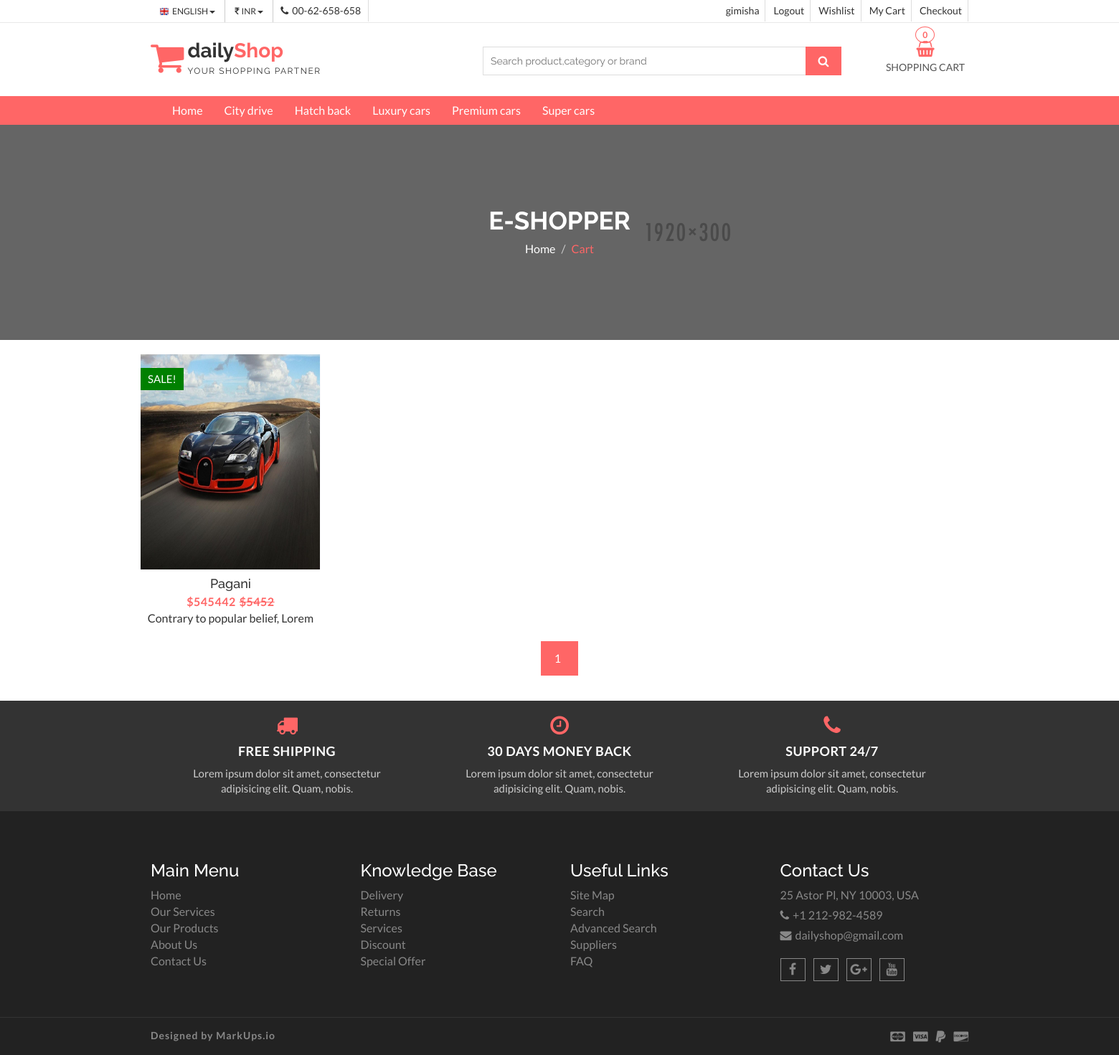
Page /city-drive/ (signed in) on the committed database.
### shop/models.py (models this page shows, shortened)
class categ(models.Model):
    name = models.CharField(max_length=250, unique=True)
    slug = models.SlugField(max_length=250, unique=True)
    class Meta:
        ordering = ('name',)
        verbose_name = 'category'
        verbose_name_plural = 'categories'
    def get_url(self):
        return reverse('prod_cat', args=[self.slug])

class product(models.Model):
    name = models.CharField(max_length=150, unique=True)
    slug = models.SlugField(max_length=150, unique=True)
    img = models.ImageField(upload_to='products')
    desc = models.TextField()
    stock = models.IntegerField()
    available = models.BooleanField()
    price = models.IntegerField()
    old_price = models.IntegerField()
    category = models.ForeignKey(categ, on_delete=models.CASCADE)
    def get_url(self):
        return reverse('details', args=[self.category.slug, self.slug])

### shop/views.py (the view)
# urls.py: 2. Add a URL to urlpatterns:  path('', views.home, name='home')
def home(request, c_slug=None):
    c_page = None
    prodt = None
    if c_slug is not None:
        c_page = get_object_or_404(categ, slug=c_slug)
        prodt = product.objects.filter(category=c_page, available=True)
    else:
        prodt = product.objects.all().filter(available=True)
    cat = categ.objects.all()
    paginator = Paginator(prodt, 12)
    try:
        page = int(request.GET.get('page', '1'))
    except:
        page = 1
    try:
        pro = paginator.page(page)
    except(EmptyPage, InvalidPage):
        pro = paginator.page(paginator.num_pages)
    return render(request, 'index.html', {'pr': prodt, 'ct': cat, 'pg': pro})

### cart/context_processor.py (called while the page is built)
def count(request):
    item_count = 0
    if 'admin' in request.path:
        return {}
    else:
        try:
            ct = cartlist.objects.filter(cart_id=c_id(request))
            cti = item.objects.all().filter(cart=ct[:1])
            for c in cti:
                item_count += c.quan
        except cartlist.DoesNotExist:
            item_count = 0
        return dict(itc=item_count)

### cart/views.py (called while the page is built)
def c_id(request):
    ct_id = request.session.session_key
    if not ct_id:
        ct_id = request.session.create()
    return ct_id

### templates/index.html (shortened to what this page needs)
{% extends "base.html" %}
{% block content %}
    {% load static %}
    <section id="menu">
        <div class="container">
            <div class="menu-area">
                <div class="navbar navbar-default" role="navigation">
                    <div class="navbar-collapse collapse">
                        <ul class="nav navbar-nav">
                            <li><a href="/">Home</a></li>
                            {% for i in ct %}
                                <li><a href="{{ i.get_url }}">{{ i.name }}</a></li>
                            {% endfor %}
                        </ul>
                    </div>
                </div>
            </div>
        </div>
    </section>
    <section id="aa-catg-head-banner">
        <img src="{% static 'img/fashion/fashion-header-bg-8.jpg' %}" alt="fashion img">
        <div class="aa-catg-head-banner-area">
            <div class="container">
                <div class="aa-catg-head-banner-content">
                    <h2>E-Shopper</h2>
                    <ol class="breadcrumb">
                        <li><a href="index.html">Home</a></li>
                        <li class="active">Cart</li>
                    </ol>
                </div>
            </div>
        </div>
    </section>
    <section id="aa-product">
        <div class="container">
            <div class="row">
                <div class="col-md-12">
                    <div class="row">
                        <div class="aa-product-area">
                            <div class="aa-product-inner">
                                <div class="tab-content">
                                    <div class="tab-pane fade in active" id="men">
                                        <ul class="aa-product-catg">
                                            {% for i in pg.object_list %}
                                                <li>
                                                    <figure>
                                                        <a class="aa-product-img" href="{{ i.get_url }}">
                                                            <img alt="polo shirt img" height="300px"
                                                                 src="{{ i.img.url }}"
                                                                 width="250px">
                                                        </a>
                                                        <figcaption>
                                                            <h4 class="aa-product-title"><a href="#">{{ i.name }}</a>
                                                            </h4>
                                                            <span class="aa-product-price">${{ i.price }}</span><span
                                                                class="aa-product-price"><del>${{ i.old_price }}</del></span>
                                                            <p>{{ i.desc }}</p>
                                                        </figcaption>
                                                    </figure>
                                                    <span class="aa-badge aa-sale" href="#">SALE!</span>
                                                </li>
                                            {% endfor %}
                                        </ul>
                                        {% for p in pg.paginator.page_range %}
                                            <a href="?page={{ p }}"
                                               class="aa-browse-btn {% if pg.number == p %} active {% endif %}">{{ p }}</a>
                                        {% endfor %}
                                    </div>
                                </div>
                            </div>
                        </div>
                    </div>
                </div>
            </div>
        </div>
    </section>
    <section id="aa-support">
        <div class="container">
            <div class="row">
                <div class="col-md-12">
                    <div class="aa-support-area">
                        <div class="col-md-4 col-sm-4 col-xs-12">
                            <div class="aa-support-single">
                                <span class="fa fa-truck"></span>
                                <h4>FREE SHIPPING</h4>
                                <P>Lorem ipsum dolor sit amet, consectetur adipisicing elit. Quam, nobis.</P>
                            </div>
                        </div>
                        <div class="col-md-4 col-sm-4 col-xs-12">
                            <div class="aa-support-single">
                                <span class="fa fa-clock-o"></span>
                                <h4>30 DAYS MONEY BACK</h4>
                                <P>Lorem ipsum dolor sit amet, consectetur adipisicing elit. Quam, nobis.</P>
                            </div>
                        </div>
                        <div class="col-md-4 col-sm-4 col-xs-12">
                            <div class="aa-support-single">
                                <span class="fa fa-phone"></span>
                                <h4>SUPPORT 24/7</h4>
                                <P>Lorem ipsum dolor sit amet, consectetur adipisicing elit. Quam, nobis.</P>
                            </div>
                        </div>
                    </div>
                </div>
            </div>
        </div>
    </section>
{% endblock content %}

### templates/base.html (shortened to what this page needs)
{% load static %}
<!DOCTYPE html>
<html lang="en">
<head>
    <link href="{% static 'css/font-awesome.css' %}" rel="stylesheet">
    <link href="{% static 'css/bootstrap.css' %}" rel="stylesheet">
    <link href="{% static 'css/jquery.smartmenus.bootstrap.css' %}" rel="stylesheet">
    <link href="{% static 'css/jquery.simpleLens.css' %}" rel="stylesheet" type="text/css">
    <link href="{% static 'css/slick.css' %}" rel="stylesheet" type="text/css">
    <link href="{% static 'css/nouislider.css' %}" rel="stylesheet" type="text/css">
    <link href="{% static 'css/theme-color/default-theme.css' %}" id="switcher" rel="stylesheet">
    <link href="{% static 'css/sequence-theme.modern-slide-in.css' %}" media="all" rel="stylesheet">
    <link href="{% static 'css/style.css' %}" rel="stylesheet">
</head>
<body>
<header id="aa-header">
    <div class="aa-header-top">
        <div class="container">
            <div class="row">
                <div class="col-md-12">
                    <div class="aa-header-top-area">
                        <div class="aa-header-top-left">
                            <div class="aa-language">
                                <div class="dropdown">
                                    <a aria-expanded="true" aria-haspopup="true" class="btn dropdown-toggle"
                                       data-toggle="dropdown"
                                       href="#" id="dropdownMenu1" type="button">
                                        <img alt="english flag" src="{% static 'img/flag/english.jpg' %}">ENGLISH
                                        <span class="caret"></span>
                                    </a>
                                </div>
                            </div>
                            <div class="aa-currency">
                                <div class="dropdown">
                                    <a aria-expanded="true" aria-haspopup="true" class="btn dropdown-toggle"
                                       data-toggle="dropdown"
                                       href="#" id="dropdownMenu1" type="button">
                                        <i class="fa fa-inr"></i>INR
                                        <span class="caret"></span>
                                    </a>
                                </div>
                            </div>
                            <div class="cellphone hidden-xs">
                                <p><span class="fa fa-phone"></span>00-62-658-658</p>
                            </div>
                        </div>
                        <div class="aa-header-top-right">
                            <ul class="aa-head-top-nav-right">
                                {% if user.is_authenticated %}
                                    <li><a href="">{{ user.username }} </a></li>
                                    <li><a href="{% url 'logout' %}">Logout</a></li>
                                {% else %}
                                    <li><a href="{% url 'register' %}">Register</a></li>
                                    <li><a href="{% url 'login' %}">Login</a></li>
                                {% endif %}
                                <li class="hidden-xs"><a href="/">Wishlist</a></li>
                                <li class="hidden-xs"><a href="/">My Cart</a></li>
                                <li class="hidden-xs"><a href="{% url 'checkout' %}">Checkout</a></li>
                            </ul>
                        </div>
                    </div>
                </div>
            </div>
        </div>
    </div>
    <div class="aa-header-bottom">
        <div class="container">
            <div class="row">
                <div class="col-md-12">
                    <div class="aa-header-bottom-area">
                        <div class="aa-logo">
                            <a href="/">
                                <span class="fa fa-shopping-cart"></span>
                                <p>daily<strong>Shop</strong> <span>Your Shopping Partner</span></p>
                            </a>
                        </div>
                        <div class="aa-cartbox">
                            <a class="aa-cart-link" href="#">
                                <span class="fa fa-shopping-basket"></span>
                                <span class="aa-cart-title">SHOPPING CART</span>
                                {% if itc > 0 %}
                                    <span class="aa-cart-notify">{{ itc }}</span>
                                {% else %}
                                    <span class="aa-cart-notify">0</span>
                                {% endif %}
                            </a>
                        </div>
                        <div class="aa-search-box">
                            <form action="{% url 'search' %}" method="get">
                                <input id="" name="q" placeholder="Search product,category or brand" type="text">
                                <button type="submit"><span class="fa fa-search"></span></button>
                            </form>
                        </div>
                    </div>
                </div>
            </div>
        </div>
    </div>
</header>
{% block content %}
{% endblock content %}
{% include "footer.html" %}
</body>
</html>

### static/css/theme-color/default-theme.css (style rules this page uses)
h2 { color: #ff6666; }
.aa-browse-btn { background-color: #ff6666; border: 1px solid #ff6666; }
#aa-header .aa-header-bottom .aa-header-bottom-area .aa-logo a > span { color: #ff6666; }
#aa-header .aa-header-bottom .aa-header-bottom-area .aa-logo a strong { color: #ff6666; }
#aa-header .aa-header-bottom .aa-header-bottom-area .aa-search-box button { background-color: #ff6666; }
#aa-header .aa-header-bottom .aa-cartbox .aa-cart-link { color: #ff6666; }
#aa-header .aa-header-bottom .aa-cartbox .aa-cart-link .aa-cart-notify { border: 1px solid #ff6666; color: #ff6666; }
#aa-header .aa-header-bottom .aa-cartbox .aa-cart-link .aa-cart-notify:after { border-top-color: #ff6666; }
#menu { background-color: #ff6666; }
.aa-product-catg li .aa-product-price { color: #ff6666; }
#aa-support .aa-support-area .aa-support-single span { color: #ff6666; }
#aa-catg-head-banner .aa-catg-head-banner-area .aa-catg-head-banner-content .breadcrumb .active { color: #ff6666; }

### rows in the picture
categ: name "City drive"
categ: name "Hatch back"
categ: name "Luxury cars"
categ: name "Premium cars"
categ: name "Super cars"
product: img (picture), name "Pagani", price "545442", old_price "5452", desc "Contrary to popular belief, Lorem…"

### other values in the picture
{{ user.username }} "gimisha"
{{ p }} "1"
